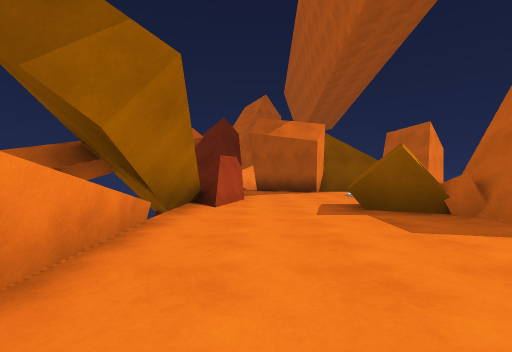
view 1 (above)

13 first-person views from a walk through a Unity game level. The camera is 1.2 m above the floor, looks level and sees 85° across. The floor is counted in squares, 2 m on a side. Each view is taken from the middle of a square. On the plan, view 1 faces up. The plan holds only what a view shows up to about 9 squares ahead; the rest is blank. The place goes on beyond the plan. The player character is not drawn.

view 2
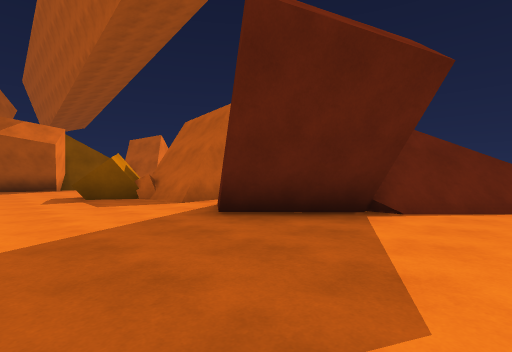

view 3
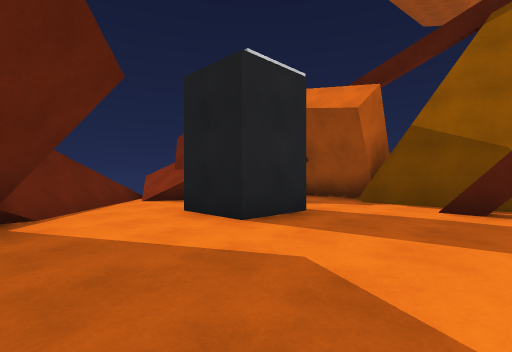

view 4
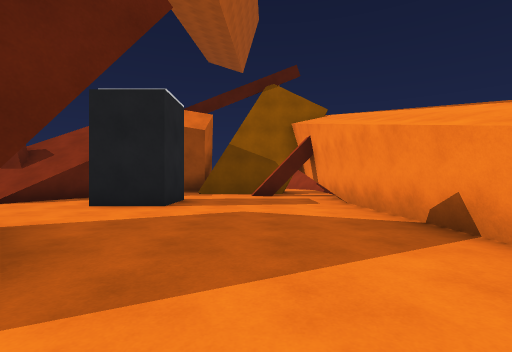

view 5
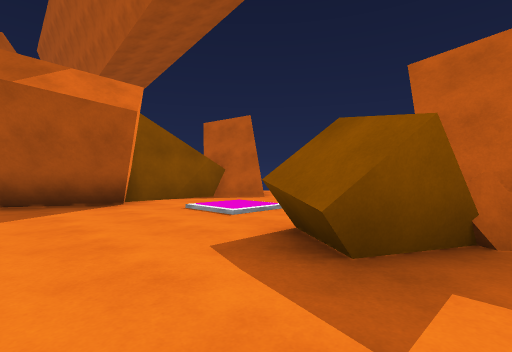

view 6
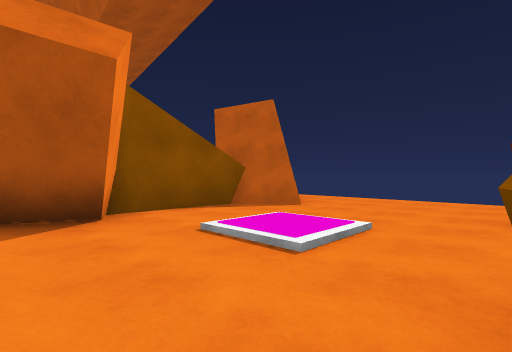

view 7
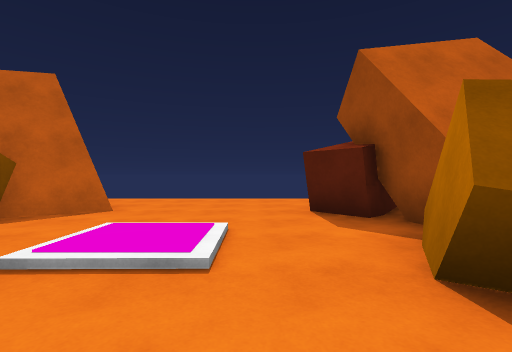

view 8
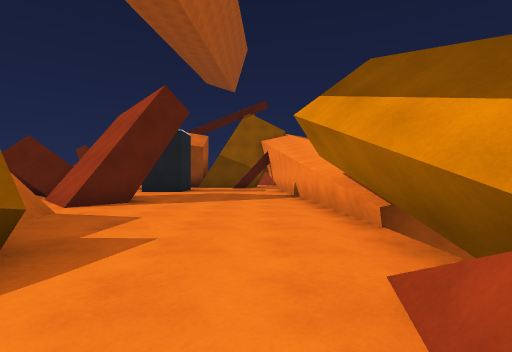

view 9
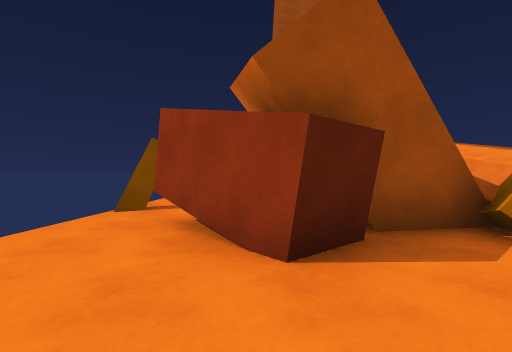

view 10
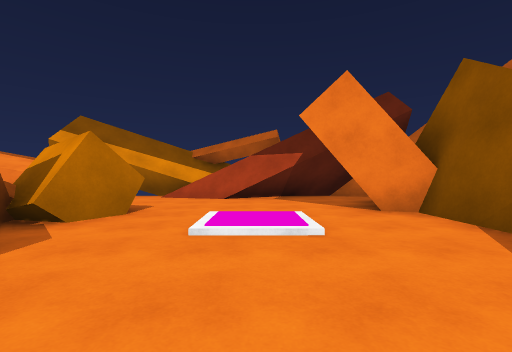

view 11
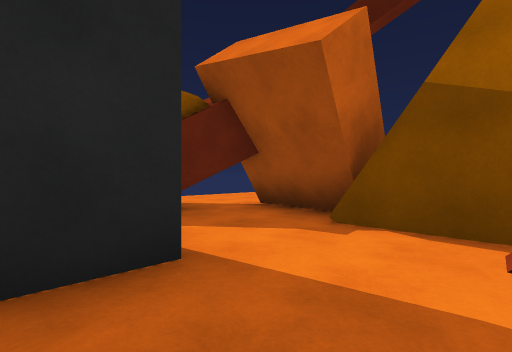

view 12
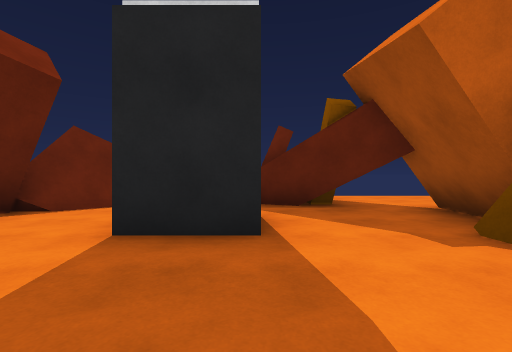

view 13
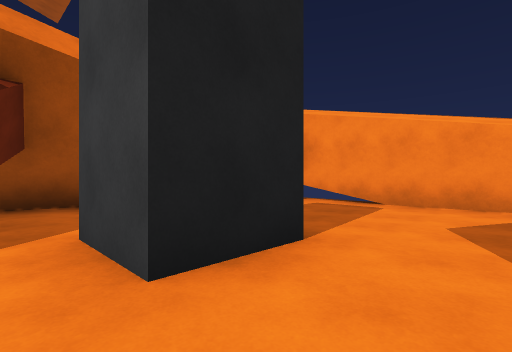

### Floor plan
Key: @ floor where view 1 was taken; # wall or solid block; x gap in a wall; . floor; / step, stairs or slope; = window, fence, low wall or low ledge; ^ raised ledge; v drop or lower ground; O other object.
Columns run from 3 left of view 1 to 8 right of it. Each row starts with its distance up from view 1.
 11   ########
 10  ##.##...#..
  9   #.........
  8  ##...//....
  7  ##.........
  6 ##^..O...#..
  5 ###..OO####.
  4 ###....## #.
  3  =.....## .#
  2  ^......
  1  #....##.
  0  ##@..###
 -1   #....####
 -2   #...../##
 -3   #....../#
 -4   #...##../.
 -5   #...##.///
 -6   ###...///^
 -7    ##...#//v
 -8     ##### x.
 -9           ..

Where each view was taken, in squares from view 1:
view 1: 0 up, 0 right, facing up
view 2: 3 down, 0 right, facing up-right
view 3: 1 down, 0 right, facing down-right
view 4: 2 up, 1 right, facing down
view 5: 4 up, 0 right, facing up-right
view 6: 6 up, 1 right, facing up-right
view 7: 7 up, 1 right, facing right
view 8: 7 up, 0 right, facing down
view 9: 8 up, 6 right, facing down
view 10: 8 up, 7 right, facing left
view 11: 4 down, 1 right, facing down-right
view 12: 5 down, 0 right, facing right
view 13: 2 down, 5 right, facing down-left
